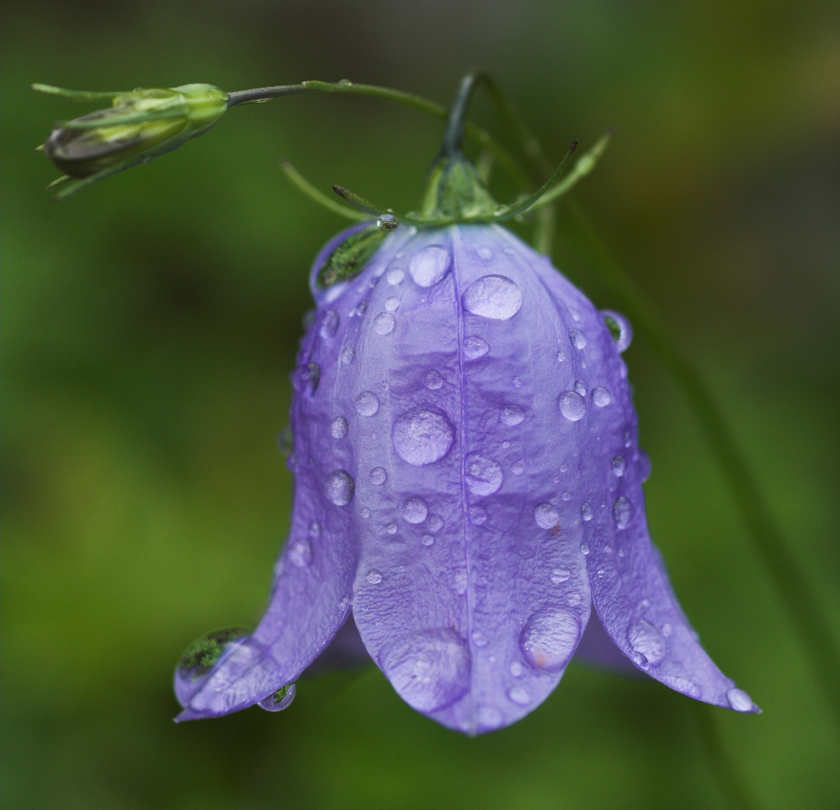
#> input picture data/blaklokke.jpg, 840 x 810 px, found by its file name
$ python task_02.py
#> lines starting #> are read from the running program, lines starting #| are printed output that depends on the picture
import numpy as np
import matplotlib.pyplot as plt
import matplotlib.colors as mcolors
import cv2 as cv
import skimage
import time
from PIL import Image
from scipy import ndimage


#########################################################################
#			Exercise 06			Task 2a									#
#########################################################################
print("\nTask 2a")
start_time = time.time()

image_name = "data\\blaklokke.jpg"

image = Image.open(image_name)
#> image is the input picture: PIL image 840x810 RGB; mean R, G, B 76.2, 87.2, 68.2

# important for slicing later
image = np.asarray(image)

fig, axs = plt.subplots(nrows=2, ncols=2, figsize=(8, 7))
fig.suptitle("Spatial Filters")

#print(image.shape)

axs[0,0].set_title("Original blaklokke")
axs[0,0].imshow(image)
axs[0,1].set_title("R blaklokke")
axs[0,1].imshow(image[:,:,0], cmap="gray", vmin = 0, vmax = 255)
axs[1,0].set_title("G blaklokke")
axs[1,0].imshow(image[:,:,1], cmap="gray", vmin = 0, vmax = 255)
axs[1,1].set_title("B blaklokke")
axs[1,1].imshow(image[:,:,2], cmap="gray", vmin = 0, vmax = 255)

plt.show()
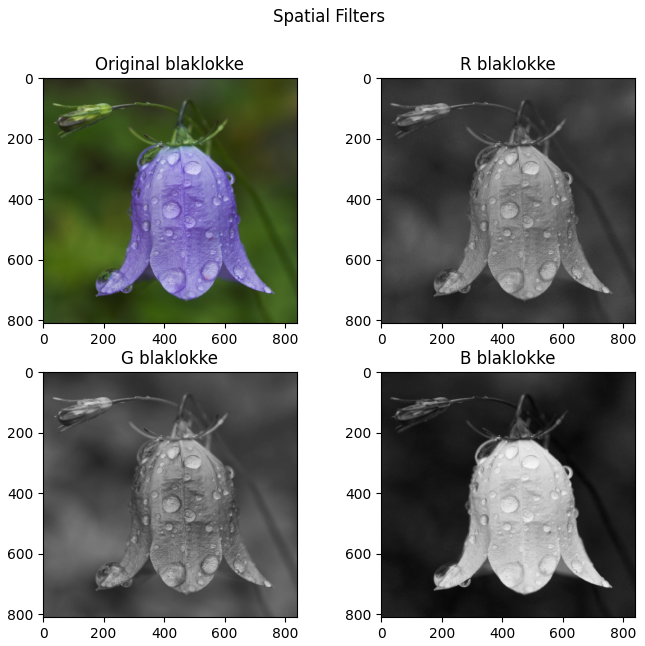
#> figure drawn by matplotlib, 4 panels
#rgb -> b channel is the best suitable for detecting the color

end_time = time.time()
print("Completetd in {}s.".format(end_time-start_time))


#########################################################################
#			Exercise 06			Task 2b									#
#########################################################################
print("\nTask 2b")
start_time = time.time()

# same image from task 1a

fig, axs = plt.subplots(nrows=2, ncols=2, figsize=(8, 7))
fig.suptitle("Spatial Filters")

axs[0,0].set_title("Original blaklokke / overall")
axs[0,0].hist(image.flatten(), 255)
axs[0,1].set_title("R blaklokke / red channel")
axs[0,1].hist(image[:,:,0].flatten(), 255)
axs[1,0].set_title("G blaklokke / green channel")
axs[1,0].hist(image[:,:,1].flatten(), 255)
axs[1,1].set_title("B blaklokke / blue channel")
axs[1,1].hist(image[:,:,2].flatten(), 255)

plt.show()
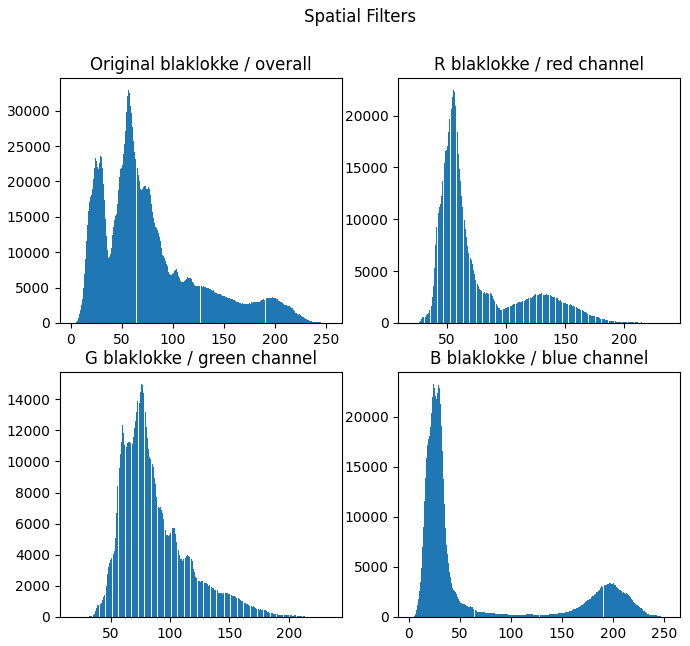
#> figure drawn by matplotlib, 4 panels; panel 1: tallest bar 32970 high, from x = 56.14 to 57.12; panel 2: tallest bar 22502 high, from x = 55.58 to 56.42; panel 3: tallest bar 15000 high, from x = 75.6 to 76.45; panel 4: tallest bar 23276 high, from x = 23.65 to 24.64

end_time = time.time()
print("Completetd in {}s.".format(end_time-start_time))
#########################################################################
#			Exercise 06			Task 2c									#
#########################################################################
print("\nTask 2c")
start_time = time.time()

def rgb_to_hsi(rgb_image):

    rows, columns, _, = rgb_image.shape
#> rows = 810; columns = 840

    hsi_image = np.zeros((rows, columns, 3))

    # slow, works also without a for loop
    # hsi cone like shape imagine
    for row in range(rows):
        for column in range(columns):
            r,g,b = rgb_image[row,column,:]/255 # represent in range 0 to 1

            # normalization f rgb fucked up a bot

            theta = np.arccos((0.5*((r-g)+(r-b)))/(np.sqrt((r-g)**2 + (r-b)*(g-b)) + 1e-8)) #produces a warning overflow/ dividing by zero
            # lasz term with 1e-8 for not getting a warning

            # theta has to be in degree (nor radians)
            theta *=180/np.pi

            hue = theta if b<=g else 360-theta

            int = (r+g+b)/3

            sat = 1 - (np.min([r,g,b]))


            hsi_image[row, column,:] = [hue, sat, int]
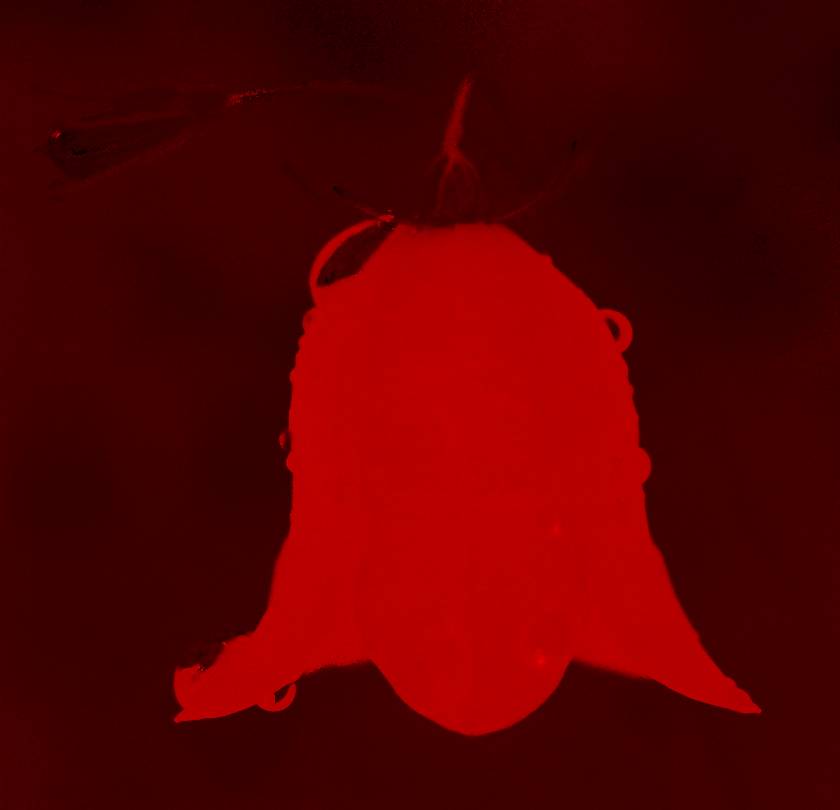
#> hsi_image: shape (810, 840, 3) float64; mean R, G, B 122.4, 0.8, 0.3; drawn with min black and max white

    return(hsi_image)

hsi_image = rgb_to_hsi(image)

fig, axs = plt.subplots(nrows=2, ncols=2, figsize=(8, 7))
fig.suptitle("Spatial Filters")

#print(image.shape)

axs[0,0].set_title("Original blaklokke")
axs[0,0].imshow(hsi_image)
axs[0,1].set_title("H blaklokke")
axs[0,1].imshow(hsi_image[:,:,0], cmap="gray", vmin = 0, vmax = 255)
axs[1,0].set_title("S blaklokke")
axs[1,0].imshow(hsi_image[:,:,1], cmap="gray", vmin = 0, vmax = 255)
axs[1,1].set_title("I blaklokke")
axs[1,1].imshow(hsi_image[:,:,2], cmap="gray", vmin = 0, vmax = 255)

plt.show()
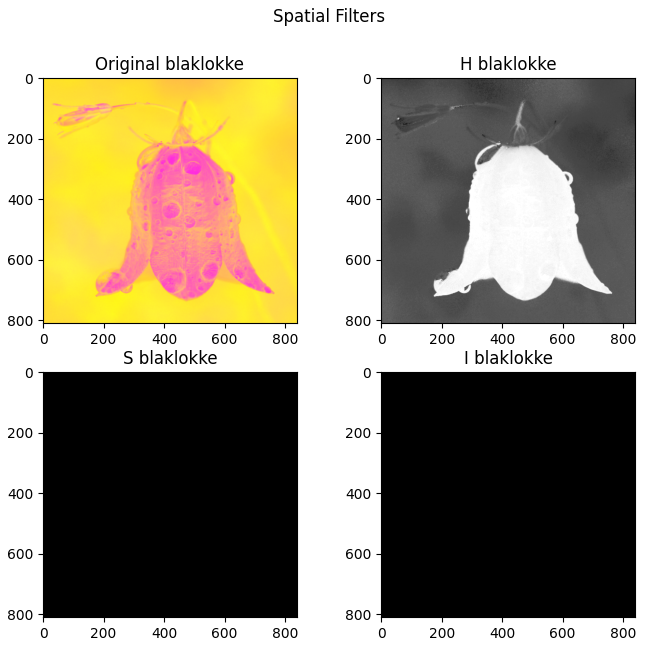
#> figure drawn by matplotlib, 4 panels


end_time = time.time()
print("Completetd in {}s.".format(end_time-start_time))


#########################################################################
#			Exercise 06			Task 2d									#
#########################################################################
print("\nTask 2d")
start_time = time.time()

# same hsi image from above

fig, axs = plt.subplots(nrows=2, ncols=2, figsize=(8, 7))
fig.suptitle("Spatial Filters")

axs[0,0].set_title("Original blaklokke / overall")
axs[0,0].hist(hsi_image.flatten(), 255)
axs[0,1].set_title("H blaklokke / red channel")
axs[0,1].hist(hsi_image[:,:,0].flatten(), 255)
axs[1,0].set_title("S blaklokke / green channel")
axs[1,0].hist(hsi_image[:,:,1].flatten(), 255)
axs[1,1].set_title("I blaklokke / blue channel")
axs[1,1].hist(hsi_image[:,:,2].flatten(), 255)

plt.show()
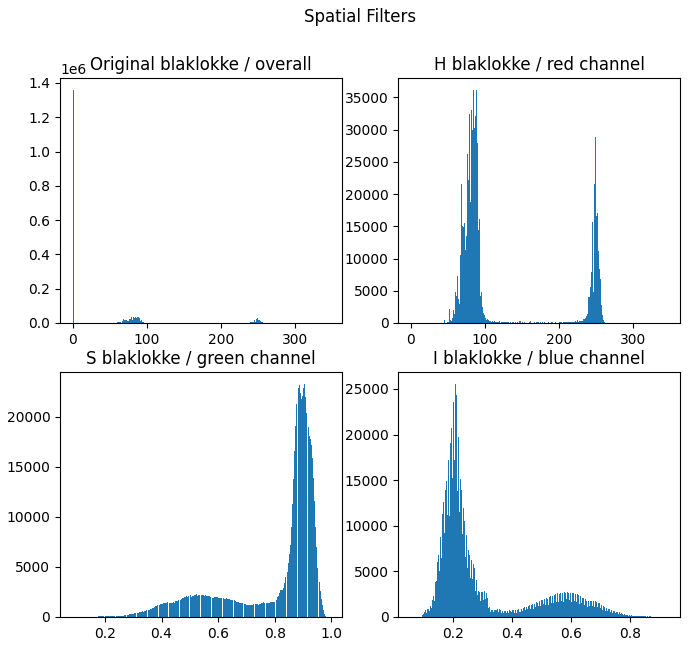
#> figure drawn by matplotlib, 4 panels; panel 1: tallest bar 1360801 high, from x = 0.0528 to 1.41; panel 2: tallest bar 36203 high, from x = 84.19 to 85.55; panel 3: tallest bar 23276 high, from x = 0.903 to 0.907; panel 4: tallest bar 25577 high, from x = 0.206 to 0.21

end_time = time.time()
print("Completetd in {}s.".format(end_time-start_time))
